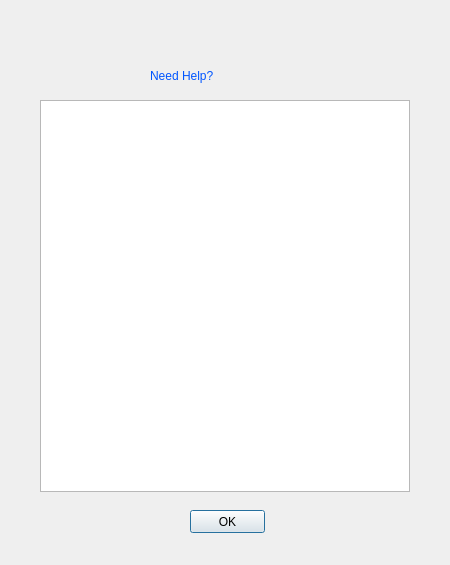
<?xml version="1.0" encoding="UTF-8"?>
<ui version="4.0">
 <class>TimeWiseHelp</class>
 <widget class="QWidget" name="TimeWiseHelp">
  <property name="geometry">
   <rect>
    <x>0</x>
    <y>0</y>
    <width>450</width>
    <height>565</height>
   </rect>
  </property>
  <property name="minimumSize">
   <size>
    <width>450</width>
    <height>565</height>
   </size>
  </property>
  <property name="maximumSize">
   <size>
    <width>450</width>
    <height>565</height>
   </size>
  </property>
  <property name="windowTitle">
   <string>TimeWiseFeedback</string>
  </property>
  <property name="styleSheet">
   <string notr="true">#TimeWiseHelp{image: url(:/TimeWiseGUI/feedbackground.png);}</string>
  </property>
  <widget class="QPushButton" name="pushButton_ok">
   <property name="geometry">
    <rect>
     <x>190</x>
     <y>510</y>
     <width>75</width>
     <height>23</height>
    </rect>
   </property>
   <property name="text">
    <string>OK</string>
   </property>
   <property name="default">
    <bool>true</bool>
   </property>
  </widget>
  <widget class="QTextEdit" name="textEdit">
   <property name="geometry">
    <rect>
     <x>40</x>
     <y>100</y>
     <width>370</width>
     <height>392</height>
    </rect>
   </property>
   <property name="minimumSize">
    <size>
     <width>370</width>
     <height>392</height>
    </size>
   </property>
   <property name="maximumSize">
    <size>
     <width>370</width>
     <height>392</height>
    </size>
   </property>
   <property name="horizontalScrollBarPolicy">
    <enum>Qt::ScrollBarAlwaysOff</enum>
   </property>
   <property name="readOnly">
    <bool>true</bool>
   </property>
   <property name="html">
    <string>&lt;!DOCTYPE HTML PUBLIC &quot;-//W3C//DTD HTML 4.0//EN&quot; &quot;http://www.w3.org/TR/REC-html40/strict.dtd&quot;&gt;
&lt;html&gt;&lt;head&gt;&lt;meta name=&quot;qrichtext&quot; content=&quot;1&quot; /&gt;&lt;style type=&quot;text/css&quot;&gt;
p, li { white-space: pre-wrap; }
&lt;/style&gt;&lt;/head&gt;&lt;body style=&quot; font-family:'MS Shell Dlg 2'; font-size:8.25pt; font-weight:400; font-style:normal;&quot;&gt;
&lt;p style=&quot; margin-top:0px; margin-bottom:0px; margin-left:0px; margin-right:0px; -qt-block-indent:0; text-indent:0px;&quot;&gt;&lt;img src=&quot;:/TimeWiseGUI/helpguide.png&quot; /&gt;&lt;/p&gt;&lt;/body&gt;&lt;/html&gt;</string>
   </property>
  </widget>
  <widget class="QLabel" name="label">
   <property name="geometry">
    <rect>
     <x>150</x>
     <y>60</y>
     <width>141</width>
     <height>31</height>
    </rect>
   </property>
   <property name="styleSheet">
    <string notr="true">font: 75 26pt &quot;CF Jack Story&quot;;
color: rgb(0, 85, 255);</string>
   </property>
   <property name="text">
    <string>Need Help?</string>
   </property>
  </widget>
 </widget>
 <layoutdefault spacing="6" margin="11"/>
 <resources>
  <include location="timewisegui.qrc"/>
 </resources>
 <connections>
  <connection>
   <sender>pushButton_ok</sender>
   <signal>clicked()</signal>
   <receiver>TimeWiseHelp</receiver>
   <slot>close()</slot>
   <hints>
    <hint type="sourcelabel">
     <x>155</x>
     <y>285</y>
    </hint>
    <hint type="destinationlabel">
     <x>75</x>
     <y>294</y>
    </hint>
   </hints>
  </connection>
 </connections>
</ui>
